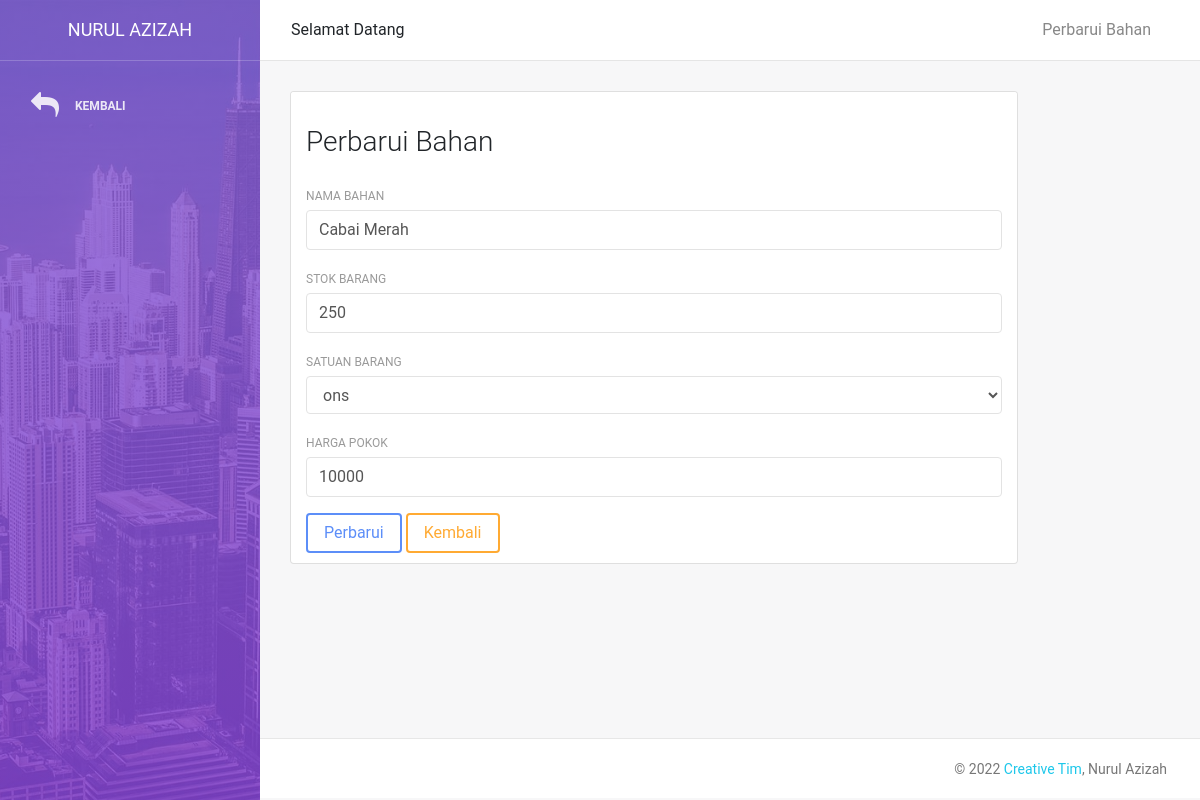
The page /edit_bahan.php?id=2 (signed in) on the database its author committed.
### tables this page shows
CREATE TABLE `bahan` (
  `id_bahan` int(11) NOT NULL,
  `nama_bahan` varchar(100) NOT NULL,
  `stok` int(11) NOT NULL,
  `satuan` varchar(100) NOT NULL,
  `harga_pokok` bigint(20) NOT NULL
);

### edit_bahan.php (the view, shortened to what this page needs)
<?php
include 'config.php';
if (isset($_GET['id'])) {
    $id = $_GET['id'];
    $data = mysqli_query($dbconnect, "SELECT * FROM bahan WHERE id_bahan = '$id'");
    $data = mysqli_fetch_assoc($data);
}
?>
<!DOCTYPE html>
<html lang="en">
<head>
    <link rel="stylesheet" href="https://maxcdn.bootstrapcdn.com/font-awesome/latest/css/font-awesome.min.css" />
    <link href="assets/css/bootstrap.min.css" rel="stylesheet" />
    <link href="assets/css/light-bootstrap-dashboard.css?v=2.0.0 " rel="stylesheet" />
    <link href="assets/css/demo.css" rel="stylesheet" />
</head>
<body>
    <div class="wrapper">
        <div class="sidebar" data-image="assets/img/bg-01.jpg">
            <div class="sidebar-wrapper">
                <div class="logo">
                    <a class="simple-text">
                        Nurul Azizah
                    </a>
                </div>
                <ul class="nav">
                     <li>
                        <a class="nav-link" onclick="history.back(-1)">
                            <i class="fa fa-reply"></i>
                            <p>Kembali</p>
                        </a>
                    </li>
                </ul>
            </div>
        </div>
        <div class="main-panel">
            <nav class="navbar navbar-expand-lg " color-on-scroll="500">
                <div class="container-fluid">
                    <div class="collapse navbar-collapse justify-content-end" id="navigation">
                        <ul class="nav navbar-nav mr-auto">
                          Selamat Datang
                        </ul>
                        <ul class="navbar-nav ml-auto">
                            <li class="nav-item">
                                <a class="nav-link">
                                    <span class="no-icon">Perbarui Bahan</span>
                                </a>
                            </li>
                        </ul>
                    </div>
                </div>
            </nav>
            <div class="content">
                <div class="container-fluid">
                    <div class="row">
                        <div class="col-md-10">
                            <div class="card">
                                <div class="card-header">
                                    <h3>Perbarui Bahan</h3>
                                </div>
                                <div class="card-body">
  <form method="POST">
    <div class="form-group">
      <label>Nama Bahan</label>
      <input type="text" name="nama_bahan" class="form-control" placeholder="Nama Bahan" value="<?=$data['nama_bahan'] ?>">
    </div>
    <div class="form-group">
      <label>Stok Barang</label>
      <input type="number" name="stok" class="form-control" placeholder="Stok" value="<?=$data['stok'] ?>">
    </div>
    <div class="form-group">
      <label>Satuan Barang</label>
      <select class="form-control" name="satuan">
        <option value="<?=$data['satuan'] ?>" selected=""><?=$data['satuan'] ?></option>
      </select>
    </div>
    <div class="form-group">
      <label>Harga Pokok</label>
      <input type="number" name="harga_pokok" class="form-control" placeholder="Harga Pokok" value="<?=$data['harga_pokok'] ?>">
    </div>
    <input type="submit" name="update" value="Perbarui" class="btn btn-primary">
    <a href="bahan.php" class="btn btn-warning">Kembali</a>
  </form>
                                </div>
                            </div>
                        </div>
                    </div>
                </div>
            </div>
            <footer class="footer">
                <div class="container-fluid">
                    <nav>
                        <p class="copyright text-center">
                            ©
                            <a href="http://www.creative-tim.com">Creative Tim</a>, Nurul Azizah
                        </p>
                    </nav>
                </div>
            </footer>
        </div>
    </div>
</body>
</html>

### rows shown on the page
bahan: nama_bahan "Cabai Merah", stok "250", satuan "ons", harga_pokok "10000"
